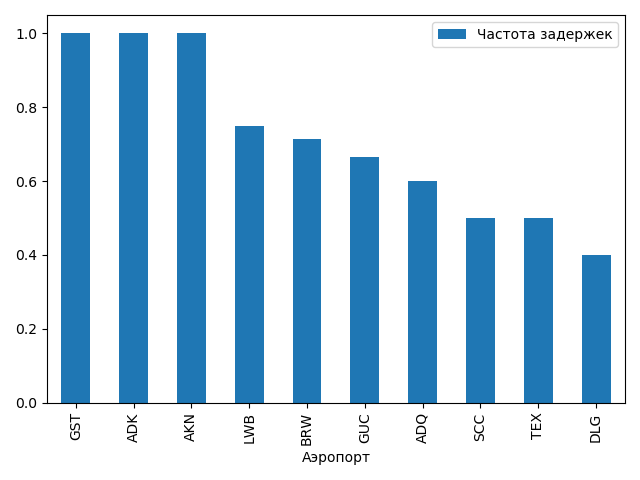

Source code (Python):
import pandas as pd
import numpy as np
import matplotlib.pyplot as plt
from matplotlib import rcParams

rcParams.update({'figure.autolayout': True})

df = pd.read_csv('flight_delays.csv')

n = df.groupby('Origin').Dest.count()
y = df.loc[df['dep_delayed_15min'] == 'Y'].groupby('Origin').Dest.count()
tf = y / n
tf = tf.reset_index(name='Частота задержек') \
    .sort_values('Частота задержек', ascending=False).head(10)
ax = tf.plot(x='Origin', y='Частота задержек', kind='bar')
plt.xlabel('Аэропорт')
ax.figure.savefig('6.png')
